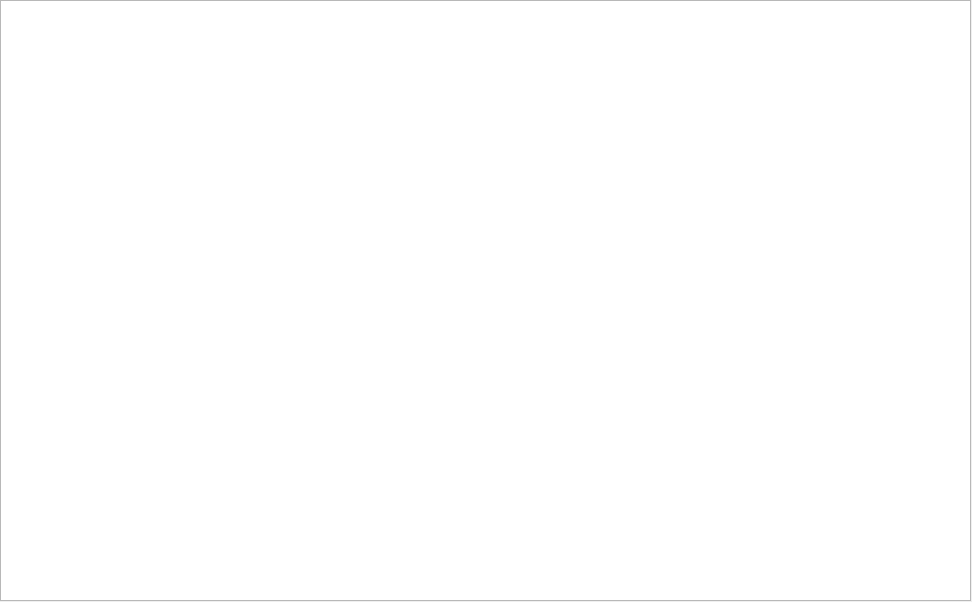
<?xml version="1.0" encoding="UTF-8"?>
<ui version="4.0">
 <class>Dialog</class>
 <widget class="QDialog" name="Dialog">
  <property name="geometry">
   <rect>
    <x>0</x>
    <y>0</y>
    <width>972</width>
    <height>602</height>
   </rect>
  </property>
  <property name="sizePolicy">
   <sizepolicy hsizetype="Fixed" vsizetype="Fixed">
    <horstretch>0</horstretch>
    <verstretch>0</verstretch>
   </sizepolicy>
  </property>
  <property name="windowTitle">
   <string>Numeric</string>
  </property>
  <widget class="QTextBrowser" name="textBrowser">
   <property name="geometry">
    <rect>
     <x>0</x>
     <y>0</y>
     <width>971</width>
     <height>601</height>
    </rect>
   </property>
  </widget>
 </widget>
 <resources/>
 <connections/>
</ui>
